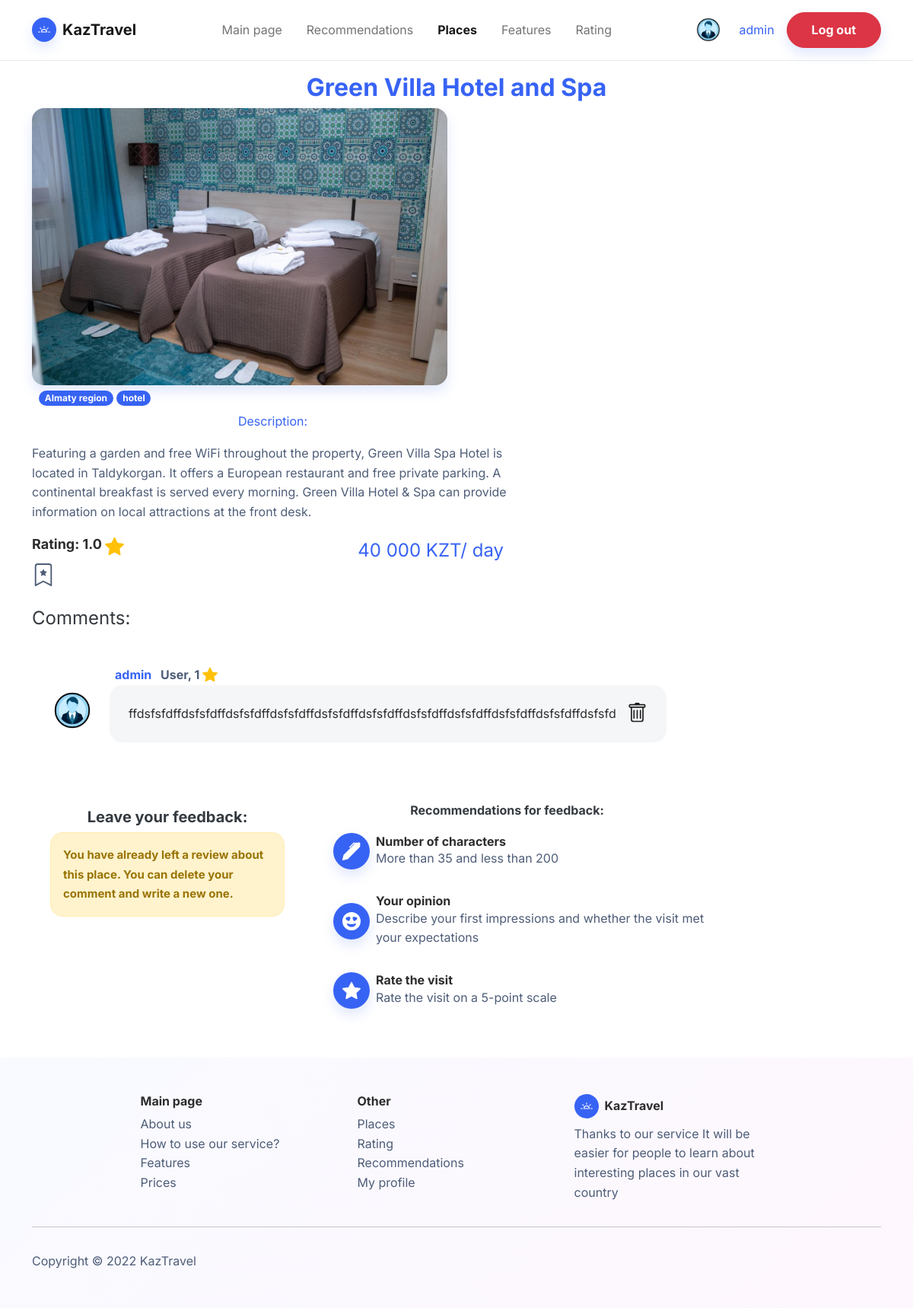
The page /places/place12 (signed in) on the database as committed earlier.
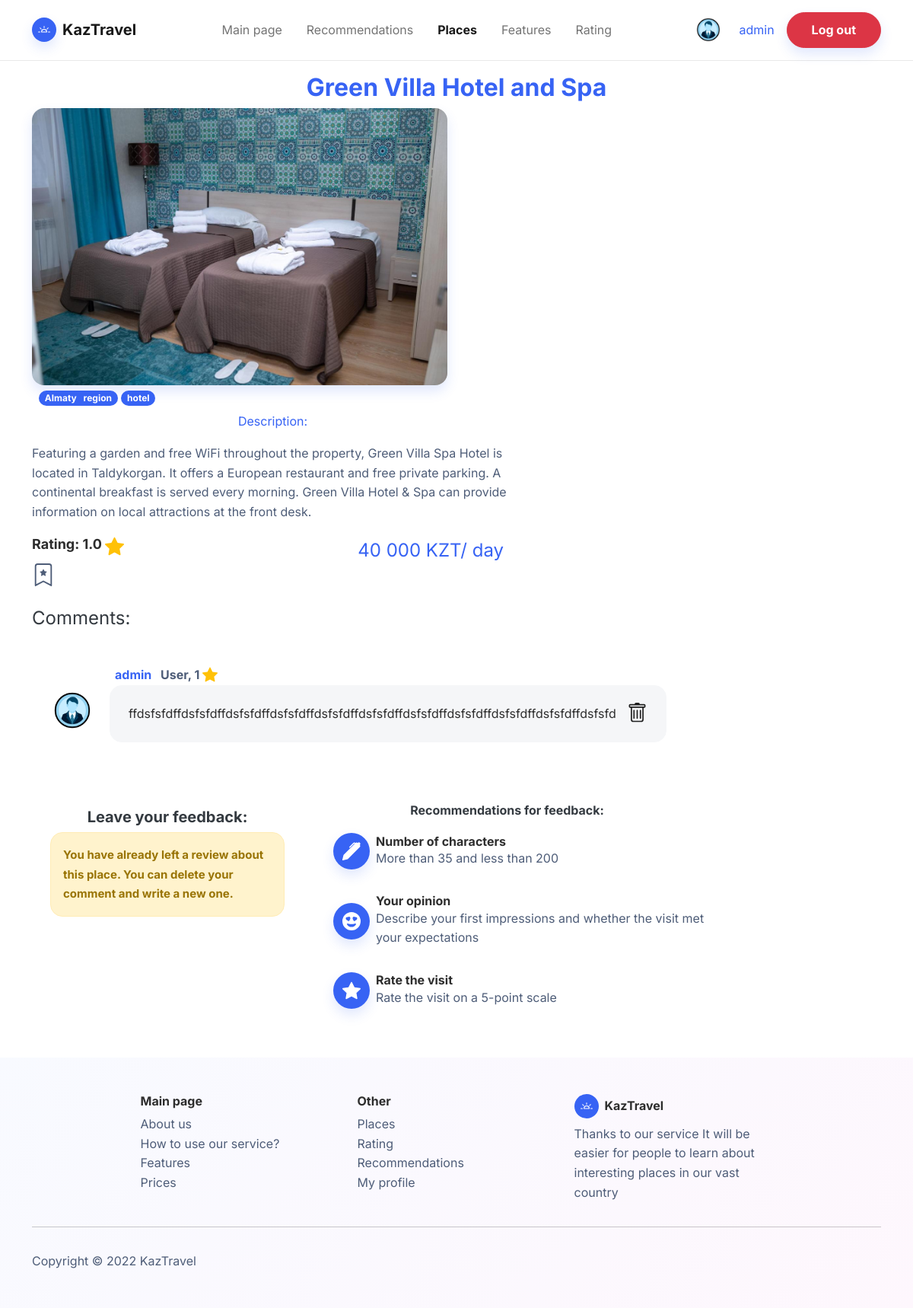
The same page on the database as committed later.
### project/models.py (models this page shows, shortened)
class Places(models.Model):
    name = models.TextField(verbose_name='Name:', max_length=300)
    description = models.TextField(verbose_name='Description:', max_length=1000)
    price = models.TextField(verbose_name='Price:', max_length=50)
    city = models.CharField(verbose_name='City', choices=City, max_length=40)
    type = models.CharField(verbose_name='Type', choices=Type, max_length=40)
    recommend_1 = models.BooleanField(default=False)
    recommend_2 = models.BooleanField(default=False)
    visits = models.IntegerField(default=0)
    pic = ImageField(verbose_name='Picture', null=True, blank=True, max_length=100, upload_to='images/places', default='images/places/default_place.png')
    class Meta:
        verbose_name = 'Place'
        verbose_name_plural = 'Places'

### project/views.py (the view)
# urls.py: path('places/place<int:pk>', place_detail, name="place_detail"),
@login_required(login_url='/login/')
def place_detail(request, pk):
    place = get_object_or_404(Places, id=pk)
    place.visits += 1
    place.save()
    comment = Comments.objects.filter(place=pk)
    hasCommented = False
    if comment.filter(author=request.user).first():
        hasCommented = True
    if request.method == "POST":
        form = CommentForm(request.POST)
        if not hasCommented:
            form = form.save(commit=False)
            form.author = request.user
            form.place = place
            form.save()
            return redirect(place_detail, pk)
    else:
        form = CommentForm()
    try:
        b, _ = Favorite.objects.get_or_create(user=request.user)
        if b.places.filter(id=pk).exists():
            isfavorites = 1
        else:
            isfavorites = 0
    except Exception as e:
        isfavorites = 0
    sum_rating = 0
    num_rating = 0
    for rating in comment:
        sum_rating += rating.rating
        num_rating += 1
    if sum_rating == 0:
        num_rating = 1
    return render(request, "place_detail.html",
                  {"place": place,
                   'profile': Profile.objects.filter(username=request.user.username).first(),
                   "comments": comment,
                   "hasCommented": hasCommented,
                   "isfavorites": isfavorites,
                   "rating": round(sum_rating/num_rating,2),
                   "form": form})

### project/templatetags/custom_tags.py (called while the page is built)
@register.simple_tag
def get_photo(username):
    obj = Profile.objects.filter(username=username).first()
    return obj.avatar.url

### project/templates/place_detail.html (shortened to what the changed rows need)
<!doctype html>
<html lang="en">
<head>
    {% load static %}
    <link href="https://cdn.jsdelivr.net/npm/bootstrap@5.1.3/dist/css/bootstrap.min.css" rel="stylesheet">
     <link href="{% static 'css/page.css' %}" rel="stylesheet" type="text/css">
     <link href="{% static 'css/bootstrap.min.css' %}" rel="stylesheet" type="text/css">
</head>
<body>
  <section class="py-5 mt-5">
    <div class="container">
      <div class="col-md-8 col-xl-6 text-center mx-auto">
        <h2 class="fw-bolder text-primary">{{ place.name }}</h2>
      </div>
      <div class="row">
        <div class="col-md-6">
          <img class="rounded img-fluid shadow" src="{{MEDIA_URL}}{{ place.pic.url}}"
            style="width: 553px;">
          <div style="margin-top: 3px;margin-left: 9px;">
              <span class="badge bg-primary mb-2">{{ place.city }}</span>
              <span class="badge bg-primary mb-2">{{ place.type }}</span>
          </div>
        </div>
        <div class="col-md-6" style="width: 657px;">
          <p class="fw-light text-primary w-lg-50" style="text-align: center;"><strong>Description:</strong></p>
          <p class="text-muted">{{ place.description }}<br></p>
          <div>
              <span style="font-size: 18px;"><strong>Rating:&nbsp;{{rating}}</strong></span>
              <span class="fs-4 text-primary float-end" style="padding-right: 13px;padding-top: 3px;">{{ place.price }}</span></div>
          {% if isfavorites == 0 %}
           <a href="{% url 'place_favorite' place.id %}" title="Add to Favorites">
                </a>
          {% endif %}
        </div>
      </div>
            {% for i in comments.all %}
            {% load get_photo from custom_tags %}
            {% endfor %}
    </div>
  </section>
</body>
</html>

Rows that differ between the two databases and show on the page:
changed Places "Green Villa Hotel and Spa": city "Almaty region" → "Almaty⠀region"
